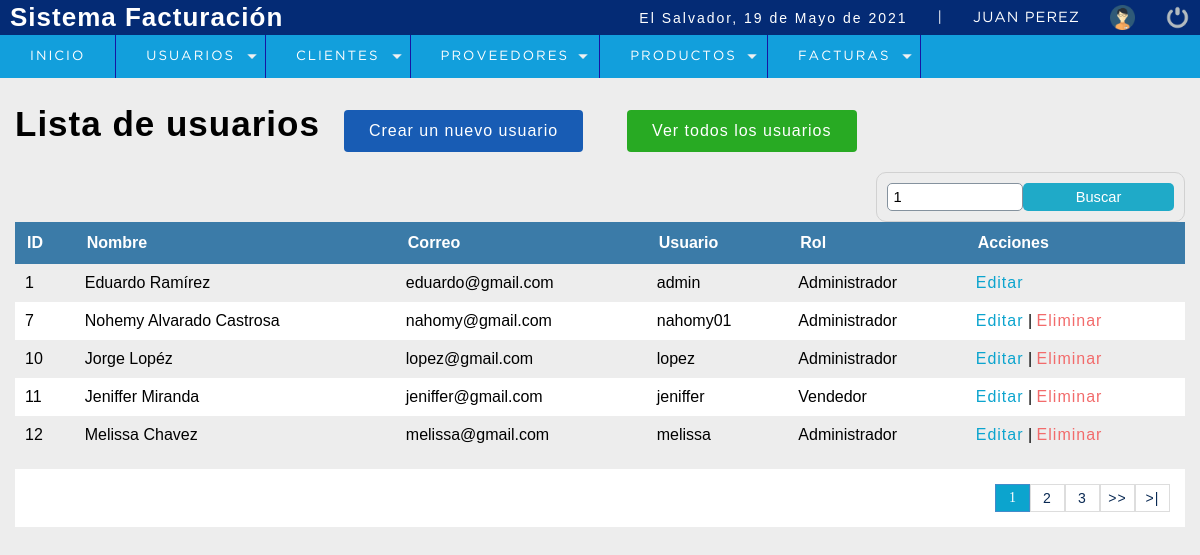
Page /sistema/buscar_usuario.php?busqueda=1 (signed in) on the committed database.
### tables this page shows
CREATE TABLE `usuario` (
  `idusuario` int(11) NOT NULL,
  `nombre` varchar(50) DEFAULT NULL,
  `correo` varchar(100) DEFAULT NULL,
  `usuario` varchar(15) DEFAULT NULL,
  `clave` varchar(100) DEFAULT NULL,
  `rol` int(11) DEFAULT NULL,
  `estatus` int(11) NOT NULL DEFAULT 1
);

CREATE TABLE `rol` (
  `idrol` int(11) NOT NULL,
  `rol` varchar(20) DEFAULT NULL
);

### sistema/buscar_usuario.php (the view, shortened to what this page needs)
<?php
include "../conexion.php";
?>
<!DOCTYPE html>
<html lang="en">
<head>
	<?php include "includes/scripts.php";?>
</head>
<body>
	<?php include "includes/header.php"; ?>
	<section id="container">
    <?php
        $busqueda = strtolower ($_REQUEST['busqueda']);
    ?>
		<h1>Lista de usuarios</h1>
        <a href="registro_usuario.php" class="btn_new_user">Crear un nuevo usuario</a>
        <a href="lista_usuarios.php" class="btn_all_users">Ver todos los usuarios</a>
        <form action="buscar_usuario.php" method="get"  class="form_search">
            <input type="text" name="busqueda" placeholder="Buscar usuario" id="busqueda" value="<?php echo $busqueda;?>">
            <input type="submit" value="Buscar" class="btn_search">
        </form>
        <table>
            <tr>
                <th>ID</th>
                <th>Nombre</th>
                <th>Correo</th>
                <th>Usuario</th>
                <th>Rol</th>
                <th>Acciones</th>
            </tr>
            <?php
                $rol = '';
                $sql_register = mysqli_query($conection, "SELECT COUNT(*) as total_registro FROM usuario WHERE
                                                                            (
                                                                              idusuario LIKE '%$busqueda%' OR
                                                                                 nombre LIKE '%$busqueda%' OR
                                                                                 correo LIKE '%$busqueda%' OR
                                                                                usuario LIKE '%$busqueda%'
                                                                                 $rol) AND estatus = 1");
                $result_register = mysqli_fetch_array($sql_register);
                $total_registro = $result_register['total_registro'];
                $por_pagina = 5;
                if(empty($_GET['pagina'])){
                    $pagina = 1;
                }else {
                    $pagina = $_GET['pagina'];
                }
                $desde = ($pagina - 1) * $pagina;
                $total_paginas = ceil($total_registro / $por_pagina);
            $query = mysqli_query($conection, "SELECT u.idusuario, u.nombre, u.correo, u.usuario, r.rol
            FROM usuario u INNER JOIN rol r ON u.rol = r.idrol
             WHERE (
                    u.idusuario LIKE '%$busqueda%' OR
                    u.nombre    LIKE '%$busqueda%' OR
                    u.correo    LIKE '%$busqueda%' OR
                    u.usuario   LIKE '%$busqueda%' OR
                    r.rol       LIKE '%$busqueda%') AND
            estatus = 1
             ORDER BY idusuario ASC LIMIT $desde, $por_pagina");
            $result = mysqli_num_rows($query);
            if($result > 0){
                while($lista_user = mysqli_fetch_array($query)){
            ?>
            <tr>
                <td><?php echo $lista_user['idusuario'];?></td>
                <td><?php echo $lista_user['nombre'];?></td>
                <td><?php echo $lista_user['correo'];?></td>
                <td><?php echo $lista_user['usuario']; ?></td>
                <td><?php echo $lista_user['rol']; ?></td>
                <td>
                    <a href="editar_usuario.php?id=<?php echo $lista_user['idusuario'];?>" class="link_edit">Editar</a>
                <?php if($lista_user['idusuario'] != 1){
                ?>
                |
                <a href="eliminar_confirmar_usuario.php?id=<?php echo $lista_user['idusuario']; ?>" class="link_delete">Eliminar</a>
                <?php  } ?>
            </td>
            </tr>
                    <?php
        }
    }     else if($result == 0){
        echo '<td>No se encontraron resultados.</td>';
    }
                 ?>
        </table>
        <div class="paginador">
            <ul>
                <?php
                for ($i=1; $i <= $total_paginas; $i++) {
                    if($i == $pagina){
                    echo ' <li class="pageSelected">  '.$i.' </li>';
                    } else {
                        echo '<li><a href="?pagina='.$i.'"> '.$i.'</a></li>';
                    }
                }
                if($pagina != $total_paginas){
                ?>
                <li> <a href="?pagina=<?php echo  $pagina + 1;?>"> >> </a></li>
                <li> <a href="?pagina=<?php echo  $total_paginas;?>"> >| </a></li>
                <?php }?>
            </ul>
        </div>
	</section>
</body>
</html>

### sistema/css/style.css (style rules this page uses)
* { margin: 0; padding: 0; box-sizing: border-box; }
body { background: #ededed; }
h1, h2, h3, h4, h5, h6 { font-family: 'arial'; font-weight: bold; letter-spacing: 1px; }
h1 { font-size: 26px; }
a { text-decoration: none; font-family: arial; letter-spacing: 1px; }
#container { padding: 90px 15px 15px; }
form { background: white; margin: auto; padding: 20px 50px; border: 1px solid #d1d1d1; }
input,select { display: block; width: 100%; font-size: 11pt; padding: 5px; border: 1px solid #85929e; border-radius: 5px; }
#container h1 { font-size: 35px; display: inline-block; }
.btn_new_user { background: #185cb4; color: white; padding: 12px 25px; border-radius: 4px; margin: 20px; display: inline-block; }
.btn_all_users { background: #28aa23; color: white; padding: 12px 25px; border-radius: 4px; margin: 20px; display: inline-block; }
table { border-collapse: collapse; font-size: 12pt; font-family: 'arial'; width: 100%; }
table th { text-align: left; margin: 10px; background: #3b7ba8; color: white; padding: 12px; }
table tr:nth-child(odd) { background: white; }
table td { padding: 10px; }
.link_edit { color: #0ca4ce; }
.link_delete { color: #f26b6b; }
.paginador ul { padding: 15px; list-style: none; background: white; margin-top: 15px; display: -webkit-flex; display: -moz-flex; display: -ms-flex; display: -o-flex; display: flex; justify-content: flex-end; }
.paginador a, .pageSelected { color: #092953; border: 1px solid #DDD; padding: 5px; display: inline-block; font-size: 14px; text-align: center; width: 35px; }
.pageSelected { color: white; background: #0ca4ce; border: 1px solid #428bca; }
.form_search { display: -webkit-flex; display: -moz-flex; display: -ms-flex; display: -o-flex; display: flex; float: right; background: initial; padding: 10px; border-radius: 10px; }
.form_search .btn_search { background: #1faac8; color: white; padding: 0 20px; border: 0; cursor: pointer; }

### rows in the picture
usuario: idusuario "1", nombre "Eduardo Ramírez", correo "eduardo@gmail.com", usuario "admin", rol.rol "Administrador"
usuario: idusuario "7", nombre "Nohemy Alvarado Castrosa", correo "nahomy@gmail.com", usuario "nahomy01", rol.rol "Administrador"
usuario: idusuario "10", nombre "Jorge Lopéz", correo "lopez@gmail.com", usuario "lopez", rol.rol "Administrador"
usuario: idusuario "11", nombre "Jeniffer Miranda", correo "jeniffer@gmail.com", usuario "jeniffer", rol.rol "Vendedor"
usuario: idusuario "12", nombre "Melissa Chavez", correo "melissa@gmail.com", usuario "melissa", rol.rol "Administrador"

### other values in the picture
fechaC() "19 de Mayo de 2021"
$_SESSION['nombre'] "JUAN PEREZ"
